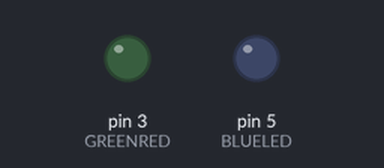
Simulated run of this sketch. Board: Arduino Uno, built with avr-gcc and run on an emulated ATmega328P. Parts: output pins drawn as LEDs (lit = HIGH).

Above: at 0.15 s.
Timing chart, 0 to 1.6 s (numbered marks = the images above):
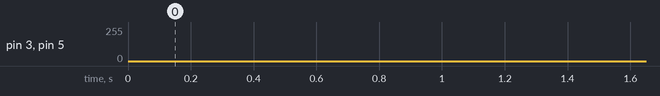

The sketch:

PWM.ino
```cpp
#define GREENRED 3
#define BLUELED 5

void setup() {
  pinMode(GREENRED, OUTPUT);
  pinMode(BLUELED, OUTPUT);

}

void loop() {
  for (int i = 0; i  < 256; i++) {
    analogWrite(BLUELED, i);
    analogWrite(GREENRED, 255 - i);
    delay(3);
  }
  for (int i = 0; i  < 256; i++) {
    analogWrite(BLUELED, 255 - i);
    analogWrite(GREENRED, i);
    delay(3);
  }
}
```
